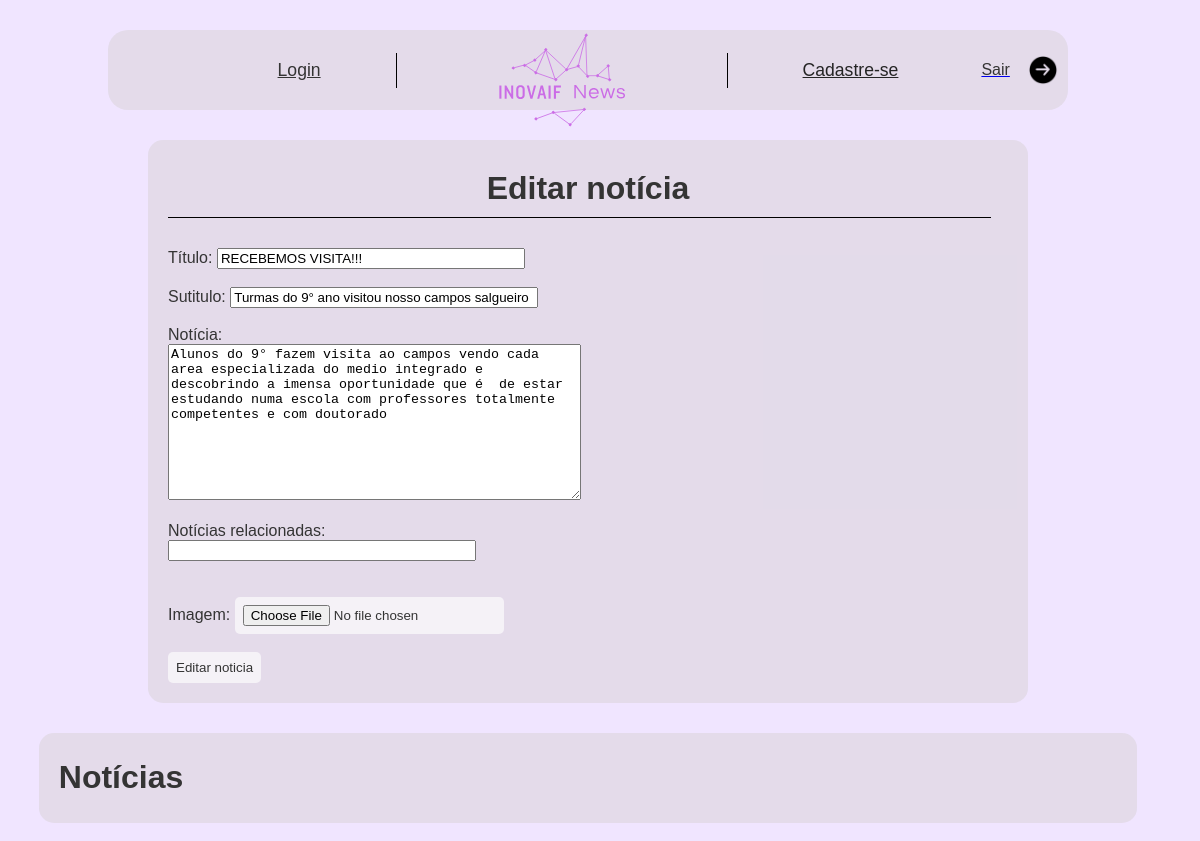
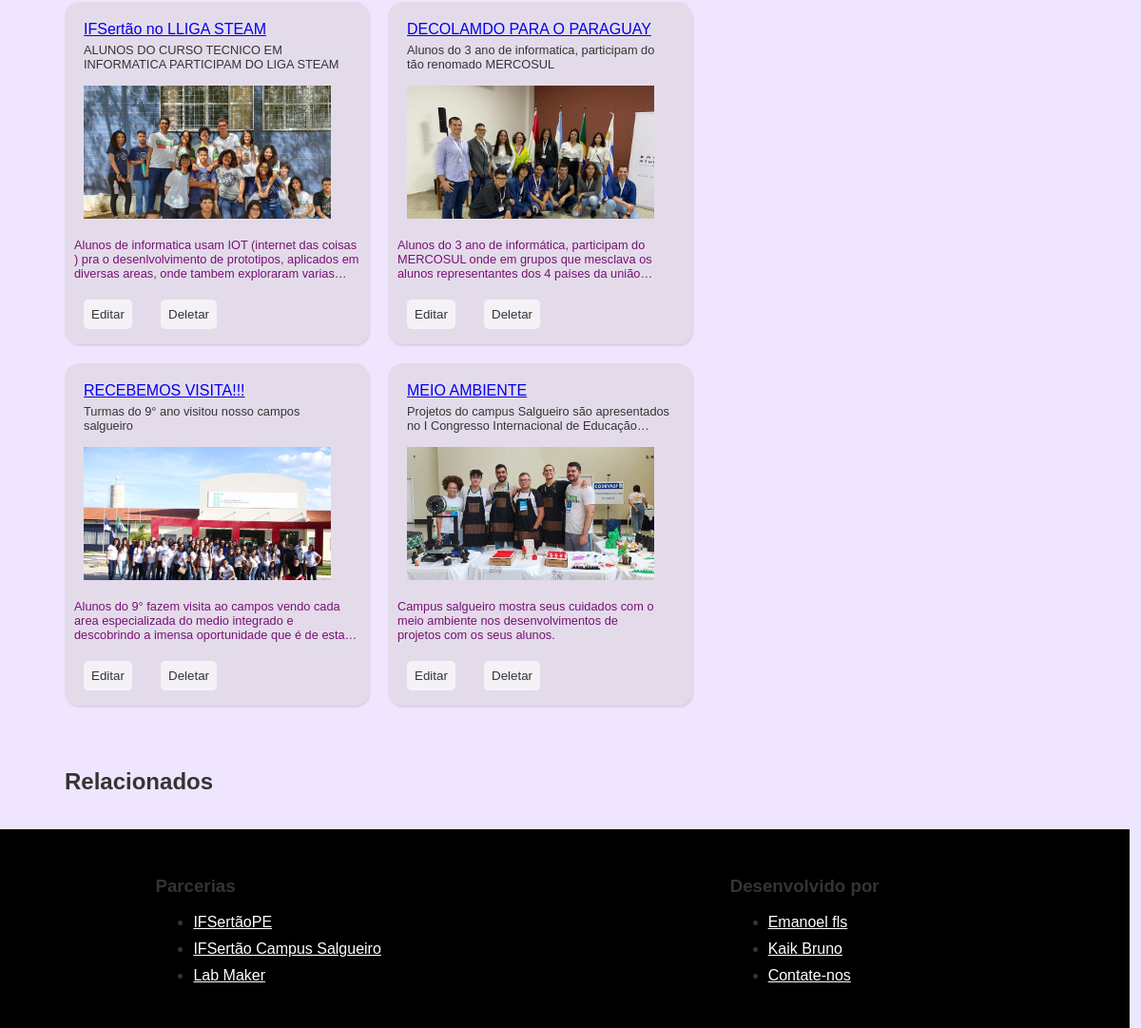
Page /painel.php?id=19 on the committed database (2 pictures, top to bottom).
### tables this page shows
CREATE TABLE `noticias` (
  `id` int(11) NOT NULL,
  `titulo` text NOT NULL,
  `subtitulo` text NOT NULL,
  `descricao` text NOT NULL,
  `foto` text NOT NULL,
  `relacionados` text NOT NULL
);

### painel.php (the view, shortened to what this page needs)
<?php
    include_once("conexao.php");
?>
<!DOCTYPE html>
<html lang="pt-br">
<head>
    <link href="css/painel.css" rel="stylesheet">
</head>
<body>
<?php include("elementos/cabecalho-painel.php"); ?>
    <div class="cadastrar-noticia">
        <?php
            if(isset($_GET['id']) && !empty($_GET['id'])) {
            $id = $_GET['id'];
            $query = "SELECT * FROM noticias WHERE id='$id'";
            $res = mysqli_query($conn,$query);
            $dados = mysqli_fetch_assoc($res);
        ?>
        <h1 style="text-align:center; margin:10px;">Editar notícia</h1>
        <div class="linha"></div>
        <form action="funcoes.php" method="POST" enctype="multipart/form-data">
            <label for="titulo">Título:</label>
            <input type="text" name="titulo" value="<?php echo $dados['titulo']; ?>" style="width:300px">
            <br><br>
            <label for="subtitulo">Sutitulo:</label>
            <input type="text" name="subtitulo" value="<?php echo $dados['subtitulo']; ?>" style="width:300px">
            <br><br>
            <label for="descricao">Notícia:</label><br>
            <textarea name="descricao" id="descricao" cols="49" rows="10"><?php echo $dados['descricao']; ?></textarea><br><br>
            <label for="relacionados">Notícias relacionadas:</label><br>
                <input type="text" name="relacionados" value="<?php echo $dados['relacionados']; ?> " style="width:300px">
                <br>
            <br><br>
            <label for="foto">Imagem:</label>
            <input type="file" name="foto" id="foto" class="botoes">
            <br><br>
            <input type="submit" value="Editar noticia" class="botoes">
            <br>
            </form>
        <?php } ?>
    </div>
        <div class="card-noticias">
            <h1 class="titulo-not">Notícias</h1>
        </div>
        <?php
            $query = "SELECT * FROM noticias";
            $res = mysqli_query($conn,$query);
        ?>
    <main>
        <div class="painel">
            <?php while($dados = mysqli_fetch_assoc($res)){  ?>
                <div class="noticias">
                    <a href="#" class="titulo-noticias">
                            <?php echo $dados['titulo']; ?>
                    </a>
                    <p class="subtitulo">
                        <?php echo $dados['subtitulo']; ?>
                    </p>
                    <div class="secao-foto">
                        <img src="<?php echo $dados['foto']; ?>" alt="Img não carregada" class="foto">
                    </div>
                    <div class="descricao-container">
                        <div class="descricao">
                            <?php echo $dados['descricao']; ?>
                        </div>
                    </div>
                    <div class="buton-opcoes">
                    <a href="painel.php?id=<?php echo $dados['id']; ?>">
                        <button type="button" class="botoes">Editar</button>
                    </a>
                    <form action="funcoes.php" method="post">
                        <input type="submit" value="Deletar" class="botoes">
                    </form>
                </div>
            </div>
            <?php  } ?>
        </div>
        <div class="relacionados">
            <h1>Relacionados</h1>
        </div>
    </main>
    <footer>
        <div class="areas">
            <h3>Parcerias</h3>
            <ul>
                <li><a href="https://www.instagram.com/ifsertaope/">IFSertãoPE</a>
                <li><a href="https://www.instagram.com/ifsertaope.salgueiro/">IFSertão Campus Salgueiro</a>
                <li><a href="https://www.instagram.com/labmaker.salgueiro/">Lab Maker</a>
            </ul>
        </div>
        <div class="areas">
            <h3>Desenvolvido por</h3>
            <ul>
                <li><a href="https://www.instagram.com/emanoelferreira_lunguinho/">Emanoel fls</a>
                <li><a href="#">Kaik Bruno</a>
                <li><a href="#">Contate-nos</a>
            </ul>
        </div>
    </footer>
</body>
</html>

### css/painel.css (style rules this page uses)
body { background-color: rgb(240, 229, 255); color: rgb(52, 52, 52); font-family: Arial, Helvetica, sans-serif; width: 98vw; margin: 0; padding: 0; position: relative; }
.cadastrar-noticia { background-color: rgba(209, 204, 204, 0.41); padding: 20px; border-radius: 15px; width: 70vw; margin: auto; }
.card-noticias { border: 0; margin: auto; background-color: rgba(209, 204, 204, 0.41); width: 90%; padding: 5px 20px; border-radius: 15px; margin-top: 30px; }
main { width: 90vw; margin:auto; display:flex; flex-wrap: wrap; }
.relacionados { width: 300px; height:auto; margin: 20px 0px 10px 0px; padding:10px 10px 10px 0px; border-radius: 10px; justify-content: right; }
.relacionados > h1 { font-size: 1.5em; margin-left: 20px; }
.titulo-noticias, .subtitulo { margin-left: 10px; }
.painel { display: flex; flex-wrap: wrap; width: auto; max-width: 70%; padding: 10px; }
.noticias { width: 300px; height: 330px; background-color: rgba(209, 204, 204, 0.41); padding: 20px 10px 10px 10px; border-radius: 15px; margin: 10px; box-shadow: 1px 2px 2px rgba(0, 0, 0, 0.103); }
.secao-foto { width: 90%; height: 150px; overflow: hidden; }
.foto { width: 100%; height: auto; margin:0; }
.buton-opcoes { display: flex; justify-content: space-between; width: 140px; padding-left: 10px; }
.botoes { border:0px; padding: 8px; background-color: rgba(255, 255, 255, 0.639); color: #343434; border-radius: 5px; }
.subtitulo, .titulo-noticias { margin:5px 10px; }
.subtitulo { font-size: 0.8em; overflow: hidden; display: -webkit-box; -webkit-box-orient: vertical; -webkit-line-clamp: 2; }
.descricao { font-size: 0.8em; color: rgba(110, 0, 106, 0.925); margin: 0; }
.linha { width: 98%; height:1px; background-color: black; margin-bottom: 30px; }
.descricao-container { max-height: 12em; overflow: hidden; display: -webkit-box; -webkit-box-orient: vertical; -webkit-line-clamp: 3; margin: 20px 0px 20px 0px; }
footer { height:150; width:94vw; padding: 30px; background-color: black; display: flex; justify-content:space-around; }
.areas { margin-right: 100px; }
.areas > ul >li> a { color:white; }
.areas > ul >li { margin-bottom: 10px; }

### elementos/cabecalho-painel.php (style rules this page uses)
img { margin-top: 20px; width: 170px; padding: 10px; border-radius: 10px; }

### rows in the picture
noticias: titulo "RECEBEMOS VISITA!!!", subtitulo "Turmas do 9° ano visitou nosso campos salgueiro", descricao "Alunos do 9° fazem visita ao campos vendo cada area especializada do medio integrado e descobrindo a imensa oportunidade que é de estar estudando numa escola com professores totalmente competentes e com doutorado", foto (picture), descricao "Alunos do 9° fazem visita ao campos vendo cada area especializada do medio integrado e descobrindo a imensa oportunidade que é de…"
noticias: titulo "IFSertão no LLIGA STEAM", subtitulo "ALUNOS DO CURSO TECNICO EM INFORMATICA PARTICIPAM DO LIGA STEAM", foto (picture), descricao "Alunos de informatica usam IOT (internet das coisas ) pra o desenlvolvimento de prototipos, aplicados em diversas areas, onde tambem exploraram…"
noticias: titulo "DECOLAMDO PARA O PARAGUAY", subtitulo "Alunos do 3 ano de informatica, participam do tão renomado MERCOSUL", foto (picture), descricao "Alunos do 3 ano de informática, participam do MERCOSUL onde em grupos que mesclava os alunos representantes dos 4 países da…"
noticias: titulo "MEIO AMBIENTE", subtitulo "Projetos do campus Salgueiro são apresentados no I Congresso Internacional de…", foto (picture), descricao "Campus salgueiro mostra seus cuidados com o meio ambiente nos desenvolvimentos de projetos com os seus alunos."
